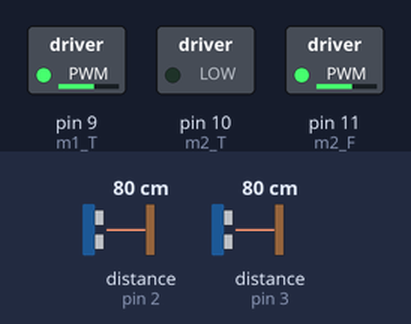
This sketch was run on a simulated Arduino Uno, built with avr-gcc and run on an emulated ATmega328P. On the bench: switched loads named in the sketch (green lamp = pin HIGH). Dashed ring = blinking. The inputs (shaded band) are chosen by the test bench; at power-on: distance to the obstacle (sensors on pin 2, pin 3) 80 cm. The echo pulse lasts 58.3 µs per cm; pins used as bus, display or sensor lines are not drawn.

Above: at 1.2 s.
1.3 s: distance to the obstacle (sensor on pin 2) set to 45 cm
2.8 s: distance to the obstacle (sensor on pin 2) set to 40 cm
At 3.4 s:
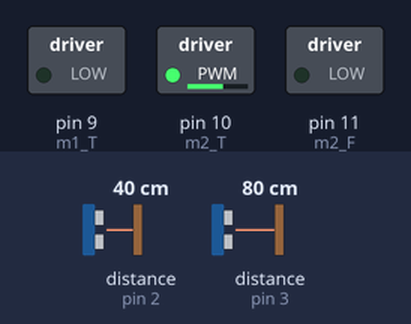
4.3 s: distance to the obstacle (sensor on pin 2) set to 35 cm
At 4.7 s:
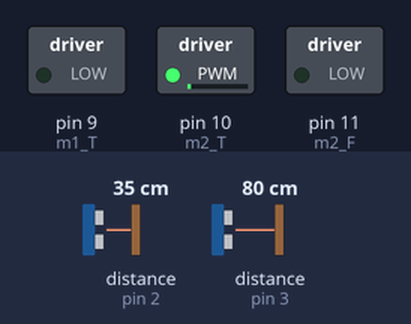
5.8 s: distance to the obstacle (sensor on pin 2) set to 60 cm
At 6.9 s:
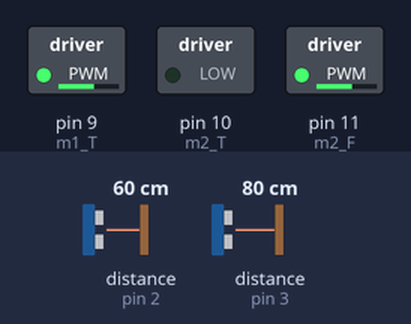
7.6 s: distance to the obstacle (sensor on pin 2) set to 2 cm
At 8.7 s:
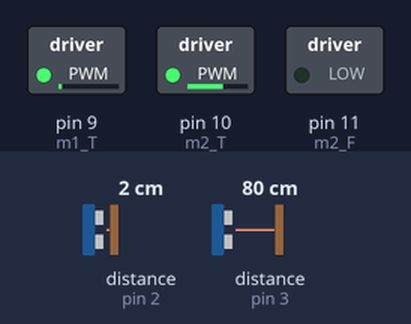
9.1 s: distance to the obstacle (sensor on pin 2) set to 28 cm
10.6 s: distance to the obstacle (sensor on pin 2) set to 31 cm
At 11.0 s:
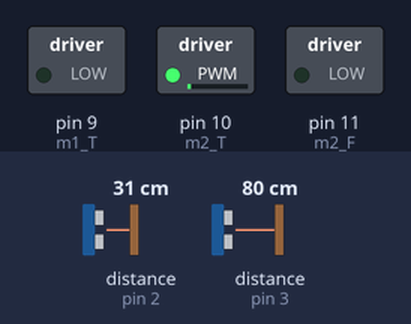
Timing chart, 0 to 13.1 s (numbered marks = the images above; inputs shaded):
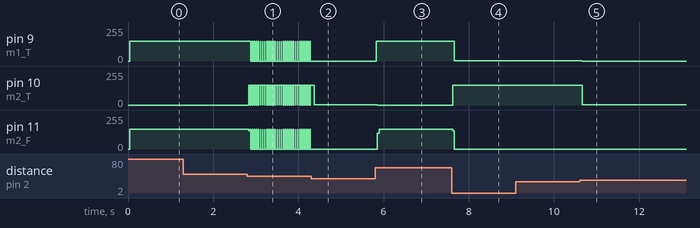

Measured:
- the behaviour switches between 43 and 42 cm on distance to the obstacle (sensor on pin 2) (found by bisection; images 0 and 1)
- the behaviour switches between 38 and 37 cm on distance to the obstacle (sensor on pin 2) (found by bisection; images 1 and 2)
- the behaviour switches between 30 and 31 cm on distance to the obstacle (sensor on pin 2) (found by bisection; images 4 and 5)
- after the input at 2.8 s, pin 9 (m1_T): alternates 150/255 for 0.01 s and 0/255 for 0.04 s, starting after 0.08 s; pin 10 (m2_T): alternates 150/255 for 0.04 s and 0/255 for 0.01 s, starting at once; pin 11 (m2_F): 150/255 → 138/255 at once, then repeats every 0.05 s: 150/255 0.01 s, 0/255 0.04 s
- after the input at 4.3 s, pin 9 (m1_T), pin 11 (m2_F): stops changing and stays 0/255
- after the input at 5.8 s, pin 9 (m1_T): 0/255 → 150/255 at once; pin 10 (m2_T): 1/255 → 0/255 after 0.06 s; pin 11 (m2_F): 0/255 → 150/255 after 0.06 s
- after the input at 7.6 s, pin 9 (m1_T): 150/255 → 1/255 after 0.06 s; pin 10 (m2_T): 0/255 → 150/255 at once; pin 11 (m2_F): 150/255 → 0/255 at once
- after the input at 9.1 s, every drawn part: stays the same
- after the input at 10.6 s, pin 9 (m1_T): 1/255 → 0/255 after 0.06 s; pin 10 (m2_T): 150/255 → 1/255 after 0.06 s

The sketch:

nodemcu-robot.ino
```cpp
int m1_F = 8, m1_T = 9, m2_T = 10, m2_F =11;
int NODE_K1=2; //ligado gpio_16 = D0
int NODE_K2=3;   //gpio_5 = D1
int VALOR_K1=0;
int VALOR_K2=0;
int VALOR_K1_SPEED=0;
int VALOR_K2_SPEED=0;

void setup()
{
 Serial.begin(9600);
 pinMode(m1_F, OUTPUT);
 pinMode(m1_T, OUTPUT);
 pinMode(m2_F, OUTPUT);
 pinMode(m2_T, OUTPUT);
 pinMode(m2_T, OUTPUT);
 pinMode(NODE_K1, INPUT);
 pinMode(NODE_K2, INPUT);
}

void loop()
{
  VALOR_K1 = pulseIn(NODE_K1, HIGH, 20000);
  VALOR_K2 = pulseIn(NODE_K2, HIGH, 20000);
  VALOR_K1 = map(VALOR_K1, 0, 1023, 0, 255);
  VALOR_K2 = map(VALOR_K2, 0, 1023, 0, 255);

  analogWrite(m1_F, VALOR_K1 );
  analogWrite(m2_F, VALOR_K2);

  if(VALOR_K1 > 550)
  {
  analogWrite(m1_F, 150);   //FRENTE
  analogWrite(m1_T, 0);
  analogWrite(m2_T, 0);
  }

  if(VALOR_K1 < 450)
  {
  analogWrite(m1_F, 0);    //TRAZ
  analogWrite(m2_F, 00);
  analogWrite(m1_T, 150);
  analogWrite(m2_T, 150);
  }

  if(VALOR_K2 > 700)
  {
  analogWrite(m1_F, 150);   //GIRA
  analogWrite(m2_F, 0);
  analogWrite(m1_T, 0);
  analogWrite(m2_T, 150);
  }

  if(VALOR_K2 < 300)
  {
  analogWrite(m1_F, 0);    //GIRA
  analogWrite(m2_F, 150);
  analogWrite(m1_T, 150);
  analogWrite(m2_T, 0);
  }

  if((VALOR_K1 <= 550)&&(VALOR_K1>=450))
  {
  analogWrite(m1_F, 0);
  analogWrite(m2_F, 0);
  analogWrite(m1_T, 0);
  analogWrite(m2_T, 0);
  }
}
```
